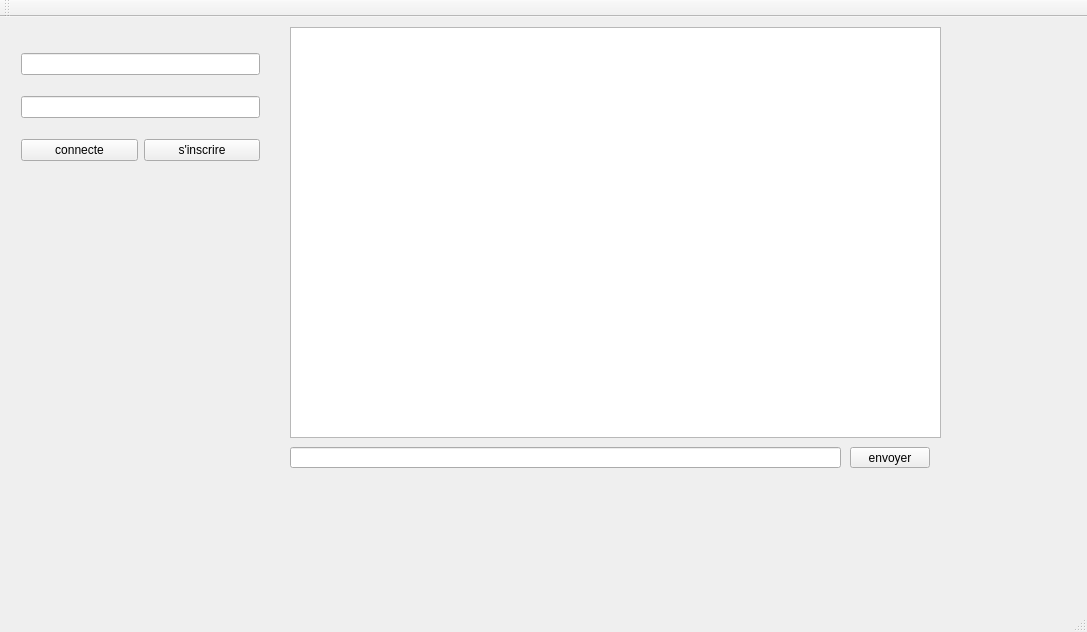
<?xml version="1.0" encoding="UTF-8"?>
<ui version="4.0">
 <class>QtWidgetsApplication1Class</class>
 <widget class="QMainWindow" name="QtWidgetsApplication1Class">
  <property name="geometry">
   <rect>
    <x>0</x>
    <y>0</y>
    <width>1087</width>
    <height>632</height>
   </rect>
  </property>
  <property name="windowTitle">
   <string>QtWidgetsApplication1</string>
  </property>
  <widget class="QWidget" name="centralWidget">
   <widget class="QWidget" name="gridLayoutWidget">
    <property name="geometry">
     <rect>
      <x>10</x>
      <y>10</y>
      <width>261</width>
      <height>161</height>
     </rect>
    </property>
    <layout class="QGridLayout" name="gridLayout">
     <item row="2" column="0">
      <widget class="QPushButton" name="btnConnexion">
       <property name="text">
        <string>connecte</string>
       </property>
      </widget>
     </item>
     <item row="2" column="1">
      <widget class="QPushButton" name="btnInscription">
       <property name="text">
        <string>s'inscrire</string>
       </property>
      </widget>
     </item>
     <item row="0" column="0" colspan="2">
      <widget class="QLineEdit" name="username"/>
     </item>
     <item row="1" column="0" colspan="2">
      <widget class="QLineEdit" name="password"/>
     </item>
    </layout>
   </widget>
   <widget class="QListView" name="messageList">
    <property name="geometry">
     <rect>
      <x>290</x>
      <y>10</y>
      <width>651</width>
      <height>411</height>
     </rect>
    </property>
    <property name="editTriggers">
     <set>QAbstractItemView::NoEditTriggers</set>
    </property>
   </widget>
   <widget class="QPushButton" name="btnSend">
    <property name="geometry">
     <rect>
      <x>850</x>
      <y>430</y>
      <width>80</width>
      <height>21</height>
     </rect>
    </property>
    <property name="text">
     <string>envoyer</string>
    </property>
   </widget>
   <widget class="QLineEdit" name="zoneSaisie">
    <property name="geometry">
     <rect>
      <x>290</x>
      <y>430</y>
      <width>551</width>
      <height>21</height>
     </rect>
    </property>
    <property name="text">
     <string/>
    </property>
   </widget>
  </widget>
  <widget class="QMenuBar" name="menuBar">
   <property name="geometry">
    <rect>
     <x>0</x>
     <y>0</y>
     <width>1087</width>
     <height>20</height>
    </rect>
   </property>
  </widget>
  <widget class="QToolBar" name="mainToolBar">
   <attribute name="toolBarArea">
    <enum>TopToolBarArea</enum>
   </attribute>
   <attribute name="toolBarBreak">
    <bool>false</bool>
   </attribute>
  </widget>
  <widget class="QStatusBar" name="statusBar"/>
 </widget>
 <layoutdefault spacing="6" margin="11"/>
 <resources>
  <include location="QtWidgetsApplication1.qrc"/>
 </resources>
 <connections/>
</ui>
